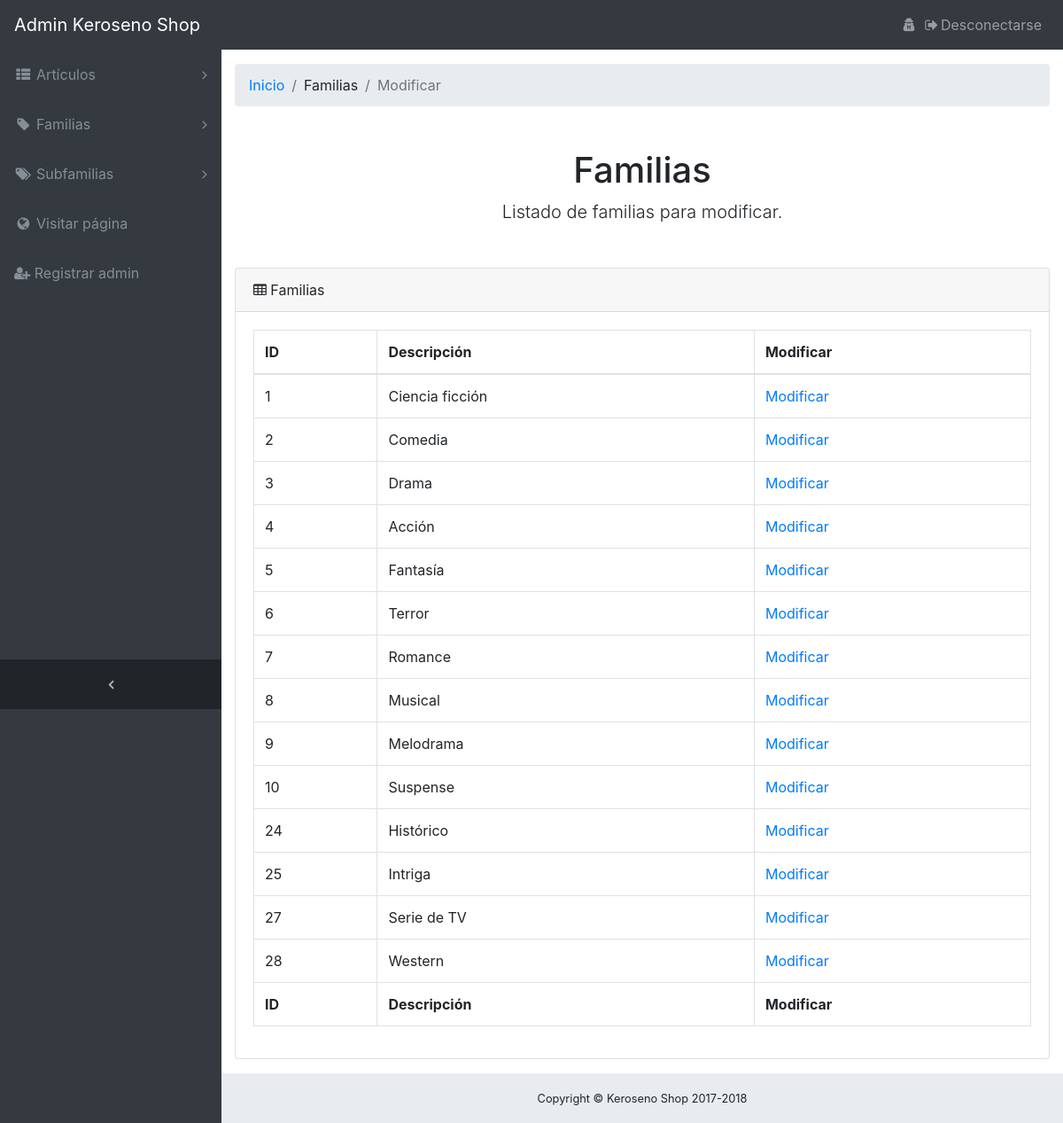
/admin/familia.php?sec=3, run on the app's committed database.
### tables this page shows
CREATE TABLE `FAMILIA` (
  `ID` int(11) NOT NULL,
  `DESCRIPCION` varchar(300) NOT NULL
);

### admin/familia.php (the view, shortened to what this page needs)
<!DOCTYPE html>
<html lang="es">
<head>
    <?php include("includes/cabecera.php"); ?>
</head>
<body class="fixed-nav sticky-footer bg-dark" id="page-top">
    <?php include("includes/navegacion.php"); ?>
    <div class="content-wrapper">
        <div class="container-fluid">
            <?php
            if (isset($_GET["sec"])) {
                $seccion = $_GET["sec"];
            } elseif (isset($_POST["sec"])) {
                $seccion = $_POST["sec"];
            } else {
                $seccion = -1;
            }
            switch ($seccion) {
                    ?>
                    <?php
                case 3:
                    ?>
                    <ol class="breadcrumb">
                        <li class="breadcrumb-item"><a href="<?php echo INDEX; ?>">Inicio</a></li>
                        <li class="breadcrumb-item">Familias</li>
                        <li class="breadcrumb-item active">Modificar</li>
                    </ol>
                    <div class="mensaje">
                        <?php
                        $enlace = mysqli_connect(SERVIDOR, USUARIO, CLAVE, BASE_DE_DATOS);
                        if (mysqli_connect_errno()) {
                            ?>
                            <h1>¡Lo sentimos! :(</h1>
                            <p class="lead">Parece que hay un error de conexión con la base de datos.</p>
                            <?php
                            $hay_error = true;
                        } else {
                            ?>
                            <h1>Familias</h1>
                            <p class="lead">Listado de familias para modificar.</p>
                            <?php
                        }
                        ?>
                    </div>
                    <?php
                    if (!$hay_error) {
                        ?>
                        <div class="card mb-3">
                            <div class="card-header">
                                <i class="fa fa-table"></i> Familias</div>
                            <div class="card-body">
                                <div class="table-responsive">
                                    <table class="table table-bordered" id="dataTable" width="100%" cellspacing="0">
                                        <thead>
                                            <tr>
                                                <th>ID</th>
                                                <th>Descripción</th>
                                                <th>Modificar</th>
                                            </tr>
                                        </thead>
                                        <tfoot>
                                            <tr>
                                                <th>ID</th>
                                                <th>Descripción</th>
                                                <th>Modificar</th>
                                            </tr>
                                        </tfoot>
                                        <tbody>
                                            <?php
                                            $consulta = "SELECT * FROM FAMILIA";
                                            $resultado = mysqli_query($enlace, $consulta);
                                            if ($resultado) {
                                                while ($fila = mysqli_fetch_row($resultado)) {
                                                    echo "
                                                        <tr>
                                                            <td>".$fila[0]."</td>
                                                            <td>".$fila[1]."</td>
                                                            <td><a href='familia.php?sec=4&id=".$fila[0]."'>Modificar</a></td>
                                                        </tr>";
                                                }
                                            }
                                            ?>
                                        </tbody>
                                    </table>
                                </div>
                            </div>
                        </div>
                        <?php
                    }
                    ?>
                    <?php
                    break;
                    ?>
                    <?php
            }
            ?>
        </div>
        <?php include("includes/pie.php"); ?>
    </div>
</body>
</html>

### admin/res/css/sb-admin.css (style rules this page uses)
html { position: relative; min-height: 100%; }
body { overflow-x: hidden; }
body.sticky-footer { margin-bottom: 56px; }
body.sticky-footer .content-wrapper { min-height: calc(100vh - 56px - 56px); }
body.fixed-nav { padding-top: 56px; }
.content-wrapper { min-height: calc(100vh - 56px); padding-top: 1rem; }
.content-wrapper { overflow-x: hidden; background: white; }
@media (min-width: 992px) { .content-wrapper { margin-left: 250px; } }

### admin/includes/cabecera.php (style rules this page uses)
body { padding-top: 5rem; }
.mensaje { padding: 2rem 1.5rem; text-align: center; }

### data on the page
familia: ID "1", DESCRIPCION "Ciencia ficción"
familia: ID "2", DESCRIPCION "Comedia"
familia: ID "3", DESCRIPCION "Drama"
familia: ID "4", DESCRIPCION "Acción"
familia: ID "5", DESCRIPCION "Fantasía"
familia: ID "6", DESCRIPCION "Terror"
familia: ID "7", DESCRIPCION "Romance"
familia: ID "8", DESCRIPCION "Musical"
familia: ID "9", DESCRIPCION "Melodrama"
familia: ID "10", DESCRIPCION "Suspense"
familia: ID "24", DESCRIPCION "Histórico"
familia: ID "25", DESCRIPCION "Intriga"
familia: ID "27", DESCRIPCION "Serie de TV"
familia: ID "28", DESCRIPCION "Western"
